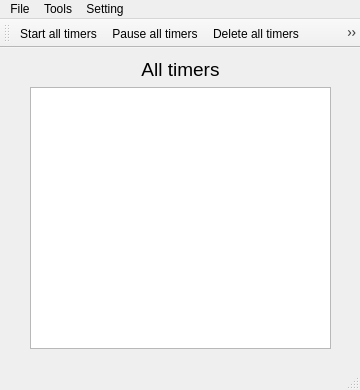
<?xml version="1.0" encoding="UTF-8"?>
<ui version="4.0">
 <class>MainWindow</class>
 <widget class="QMainWindow" name="MainWindow">
  <property name="geometry">
   <rect>
    <x>0</x>
    <y>0</y>
    <width>360</width>
    <height>390</height>
   </rect>
  </property>
  <property name="minimumSize">
   <size>
    <width>330</width>
    <height>120</height>
   </size>
  </property>
  <property name="maximumSize">
   <size>
    <width>360</width>
    <height>390</height>
   </size>
  </property>
  <property name="windowTitle">
   <string>MainWindow</string>
  </property>
  <widget class="QWidget" name="centralwidget">
   <property name="minimumSize">
    <size>
     <width>330</width>
     <height>120</height>
    </size>
   </property>
   <property name="maximumSize">
    <size>
     <width>500</width>
     <height>500</height>
    </size>
   </property>
   <widget class="QWidget" name="verticalLayoutWidget">
    <property name="geometry">
     <rect>
      <x>30</x>
      <y>10</y>
      <width>301</width>
      <height>291</height>
     </rect>
    </property>
    <layout class="QVBoxLayout" name="layoutTimerList">
     <item>
      <widget class="QLabel" name="lblTitle">
       <property name="font">
        <font>
         <pointsize>14</pointsize>
        </font>
       </property>
       <property name="text">
        <string>All timers</string>
       </property>
       <property name="alignment">
        <set>Qt::AlignCenter</set>
       </property>
      </widget>
     </item>
     <item>
      <widget class="QListView" name="listTimers">
       <property name="font">
        <font>
         <family>Consolas</family>
         <pointsize>12</pointsize>
        </font>
       </property>
       <property name="cursor" stdset="0">
        <cursorShape>PointingHandCursor</cursorShape>
       </property>
       <property name="tabletTracking">
        <bool>true</bool>
       </property>
       <property name="tabKeyNavigation">
        <bool>false</bool>
       </property>
       <property name="alternatingRowColors">
        <bool>false</bool>
       </property>
       <property name="textElideMode">
        <enum>Qt::ElideRight</enum>
       </property>
      </widget>
     </item>
    </layout>
   </widget>
  </widget>
  <widget class="QStatusBar" name="statusbar"/>
  <widget class="QMenuBar" name="menubar">
   <property name="geometry">
    <rect>
     <x>0</x>
     <y>0</y>
     <width>360</width>
     <height>21</height>
    </rect>
   </property>
   <widget class="QMenu" name="menuFile">
    <property name="title">
     <string>File</string>
    </property>
    <addaction name="actionQuit"/>
   </widget>
   <widget class="QMenu" name="menuTools">
    <property name="title">
     <string>Tools</string>
    </property>
    <addaction name="actionAdd_new_timer"/>
    <addaction name="actionStart_all_timers"/>
    <addaction name="actionPause_all_timers"/>
    <addaction name="actionDelete_all_timers"/>
   </widget>
   <widget class="QMenu" name="menuSetting">
    <property name="title">
     <string>Setting</string>
    </property>
    <addaction name="actionSound_on"/>
    <addaction name="actionSound_off"/>
    <addaction name="actionDo_not_disturb_mode"/>
   </widget>
   <addaction name="menuFile"/>
   <addaction name="menuTools"/>
   <addaction name="menuSetting"/>
  </widget>
  <widget class="QToolBar" name="toolBar">
   <property name="windowTitle">
    <string>toolBar</string>
   </property>
   <attribute name="toolBarArea">
    <enum>TopToolBarArea</enum>
   </attribute>
   <attribute name="toolBarBreak">
    <bool>false</bool>
   </attribute>
   <addaction name="actionStart_all_timers"/>
   <addaction name="actionPause_all_timers"/>
   <addaction name="actionDelete_all_timers"/>
   <addaction name="actionAdd_new_timer"/>
   <addaction name="separator"/>
   <addaction name="actionSound_on"/>
   <addaction name="actionSound_off"/>
   <addaction name="actionDo_not_disturb_mode"/>
  </widget>
  <action name="actionQuit">
   <property name="icon">
    <iconset resource="resource.qrc">
     <normaloff>:/new/prefix1/images/quit.png</normaloff>:/new/prefix1/images/quit.png</iconset>
   </property>
   <property name="text">
    <string>Save and quit</string>
   </property>
  </action>
  <action name="actionStart_all_timers">
   <property name="icon">
    <iconset resource="resource.qrc">
     <normaloff>:/new/prefix1/images/start.png</normaloff>:/new/prefix1/images/start.png</iconset>
   </property>
   <property name="text">
    <string>Start all timers</string>
   </property>
  </action>
  <action name="actionPause_all_timers">
   <property name="icon">
    <iconset resource="resource.qrc">
     <normaloff>:/new/prefix1/images/pause.png</normaloff>:/new/prefix1/images/pause.png</iconset>
   </property>
   <property name="text">
    <string>Pause all timers</string>
   </property>
  </action>
  <action name="actionAdd_new_timer">
   <property name="icon">
    <iconset resource="resource.qrc">
     <normaloff>:/new/prefix1/images/add.png</normaloff>:/new/prefix1/images/add.png</iconset>
   </property>
   <property name="text">
    <string>Add new timer</string>
   </property>
  </action>
  <action name="actionDelete_all_timers">
   <property name="icon">
    <iconset resource="resource.qrc">
     <normaloff>:/new/prefix1/images/delete.png</normaloff>:/new/prefix1/images/delete.png</iconset>
   </property>
   <property name="text">
    <string>Delete all timers</string>
   </property>
  </action>
  <action name="actionSound_on">
   <property name="icon">
    <iconset resource="resource.qrc">
     <normaloff>:/new/prefix1/images/sound.png</normaloff>:/new/prefix1/images/sound.png</iconset>
   </property>
   <property name="text">
    <string>Sound on</string>
   </property>
  </action>
  <action name="actionSound_off">
   <property name="icon">
    <iconset resource="resource.qrc">
     <normaloff>:/new/prefix1/images/sound-off.png</normaloff>:/new/prefix1/images/sound-off.png</iconset>
   </property>
   <property name="text">
    <string>Sound off</string>
   </property>
  </action>
  <action name="actionDo_not_disturb_mode">
   <property name="icon">
    <iconset resource="resource.qrc">
     <normaloff>:/new/prefix1/images/not-distrub.png</normaloff>:/new/prefix1/images/not-distrub.png</iconset>
   </property>
   <property name="text">
    <string>Do not disturb mode</string>
   </property>
  </action>
 </widget>
 <resources>
  <include location="resource.qrc"/>
 </resources>
 <connections/>
</ui>
